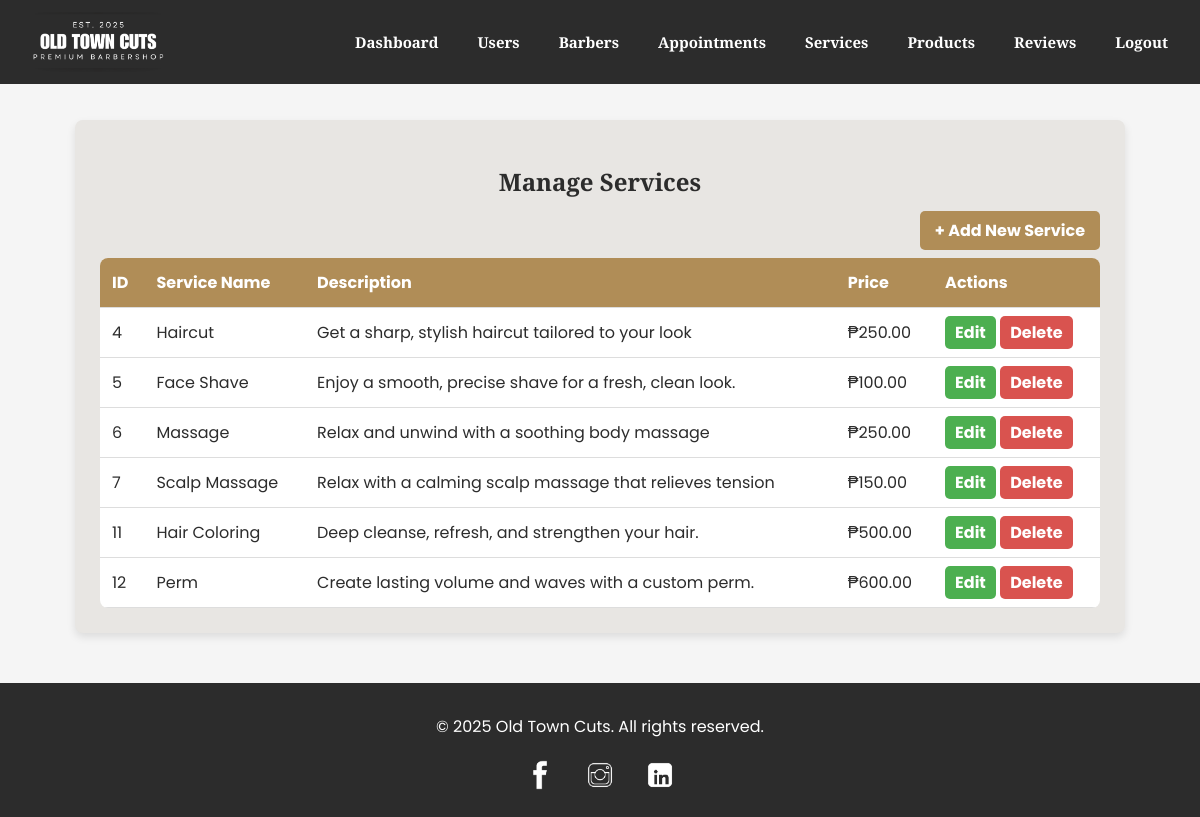
Page /admin/manage_services.php (signed in) on the committed database.
### tables this page shows
CREATE TABLE `services` (
  `id` int(11) NOT NULL,
  `service_name` varchar(100) NOT NULL,
  `description` text DEFAULT NULL,
  `price` decimal(6,2) NOT NULL
);

### admin/manage_services.php (the view, shortened to what this page needs)
<?php
include '../config/config.php';
$query = "SELECT id, service_name, description, price FROM services";
$result = $conn->query($query);
?>
<!DOCTYPE html>
<html lang="en">
<head>
</head>
<body>
    <header>
        <img src="../assets/images/logos.png" alt="Old Town Cuts" class="logo">
        <nav>
            <a href="admin_dashboard.php">Dashboard</a>
            <a href="manage_users.php">Users</a>
            <a href="manage_barbers.php">Barbers</a>
            <a href="manage_appointments.php">Appointments</a>
            <a href="manage_services.php">Services</a>
            <a href="manage_products.php">Products</a>
            <a href="manage_reviews.php">Reviews</a>
            <a href="../auth/logout.php">Logout</a>
        </nav>
    </header>
    <section class="container">
        <h2>Manage Services</h2>
        <div class="add-service">
            <a href="add_service.php">+ Add New Service</a>
        </div>
        <table>
            <tr>
                <th>ID</th>
                <th>Service Name</th>
                <th>Description</th>
                <th>Price</th>
                <th>Actions</th>
            </tr>
            <?php while ($row = $result->fetch_assoc()): ?>
                <tr>
                    <td><?php echo $row['id']; ?></td>
                    <td><?php echo htmlspecialchars($row['service_name']); ?></td>
                    <td><?php echo htmlspecialchars($row['description']); ?></td>
                    <td>₱<?php echo number_format($row['price'], 2); ?></td>
                    <td class="actions">
                        <a href="edit_service.php?id=<?php echo $row['id']; ?>" class="edit">Edit</a>
                        <a href="delete_service.php?id=<?php echo $row['id']; ?>" class="delete" onclick="return confirm('Are you sure?');">Delete</a>
                    </td>
                </tr>
            <?php endwhile; ?>
        </table>
    </section>
    <footer>
        <p>&copy; 2025 Old Town Cuts. All rights reserved.</p>
        <div class="social-links">
            <a href="https://www.facebook.com/andrew.cayanan.1" target="_blank"><img src="../assets/images/facebook.jpg" alt="Facebook"></a>
            <a href="https://www.instagram.com/mickodedios?igsh=dnp1OTRtdWpxZ3Z4&utm_source=qr" target="_blank"><img src="../assets/images/instagram.jpg" alt="Instagram"></a>
            <a href="https://www.linkedin.com/in/david-tulio-126916316/" target="_blank"><img src="../assets/images/linkedin.jpg" alt="LinkedIn"></a>
        </div>
    </footer>
</body>
</html>

### admin/manage_services.php (style rules this page uses)
body { font-family: 'Poppins', sans-serif; background-color: #F5F5F5; color: #2C2C2C; margin: 0; padding: 0; }
header { display: flex; justify-content: space-between; align-items: center; padding: 12px 30px; background-color: #2C2C2C; color: white; width: 100%; position: fixed; top: 0; left: 0; z-index: 1000; }
.logo { height: 60px; width: auto; max-height: 70px; }
nav { display: flex; gap: 15px; }
nav a { text-decoration: none; font-family: 'Playfair Display', serif; color: white; font-size: 15px; font-weight: bold; transition: color 0.3s ease-in-out; padding: 8px 12px; }
nav a:last-child { margin-right: 50px; }
.container { max-width: 1000px; margin: 120px auto 40px; background: #E8E6E3; padding: 25px; border-radius: 8px; box-shadow: 0px 4px 8px rgba(0, 0, 0, 0.1); }
h2 { text-align: center; font-family: 'Playfair Display', serif; }
.add-service { text-align: right; margin-bottom: 10px; }
.add-service a { text-decoration: none; background-color: #B08D57; color: white; padding: 8px 15px; border-radius: 5px; font-weight: bold; transition: background 0.3s ease; }
table { width: 100%; border-collapse: collapse; background: white; margin-top: 15px; border-radius: 8px; overflow: hidden; }
th, td { padding: 12px; text-align: left; border-bottom: 1px solid #ddd; }
th { background-color: #B08D57; color: white; }
.actions a { text-decoration: none; font-weight: bold; padding: 5px 10px; border-radius: 5px; transition: background 0.3s ease; }
.edit { background-color: #4CAF50; color: white; }
.delete { background-color: #D9534F; color: white; }
footer { text-align: center; padding: 15px; background: #2C2C2C; color: white; margin-top: 50px; }
.social-links { margin-top: 10px; }
.social-links img { width: 40px; margin: 0 8px; }

### rows in the picture
services: id "4", service_name "Haircut", description "Get a sharp, stylish haircut tailored to your look", price "250.00"
services: id "5", service_name "Face Shave", description "Enjoy a smooth, precise shave for a fresh, clean look.", price "100.00"
services: id "6", service_name "Massage", description "Relax and unwind with a soothing body massage", price "250.00"
services: id "7", service_name "Scalp Massage", description "Relax with a calming scalp massage that relieves tension", price "150.00"
services: id "11", service_name "Hair Coloring", description "Deep cleanse, refresh, and strengthen your hair.", price "500.00"
services: id "12", service_name "Perm", description "Create lasting volume and waves with a custom perm.", price "600.00"
